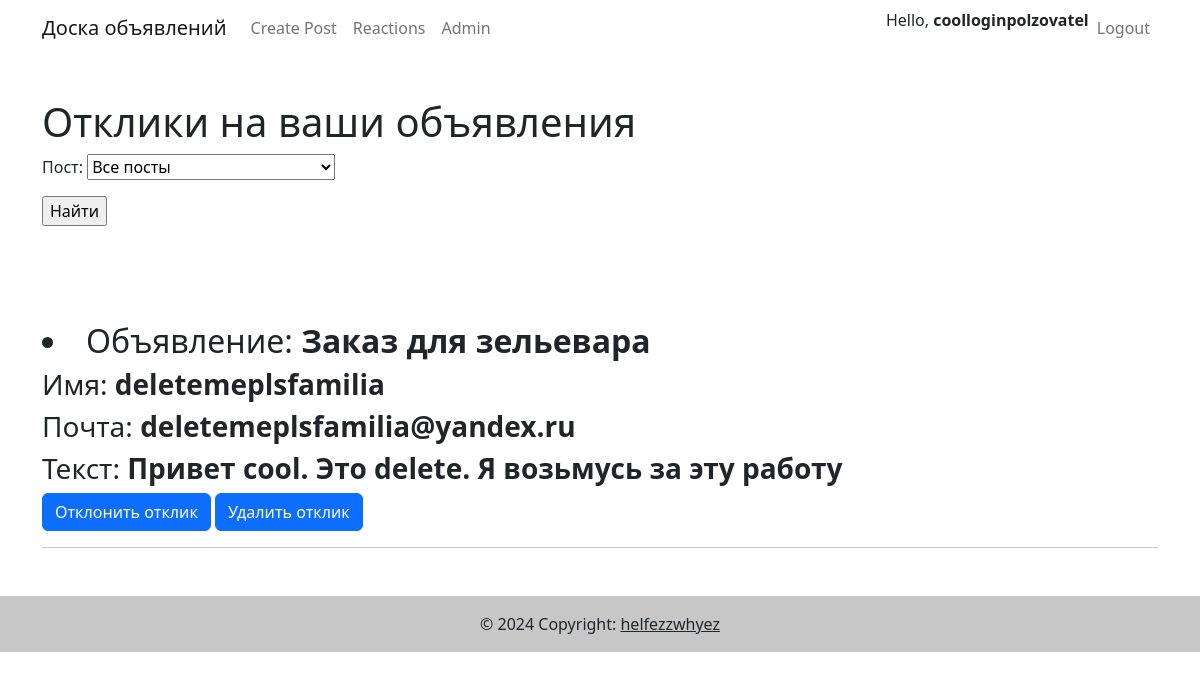
/reactions/ (signed in), run on the app's committed database.
### upload_app/models.py (models this page shows, shortened)
class Reply(models.Model):
    author = models.ForeignKey(User, on_delete=models.CASCADE, null=True, verbose_name='Автор отклика')
    text = models.CharField(max_length=256, verbose_name='Текст')
    post = models.ForeignKey(Post, on_delete=models.CASCADE, verbose_name='Пост')
    status = models.BooleanField(default=False)
    class Meta:
        verbose_name_plural = 'Отклики'
        verbose_name = 'Отклик'

class Post(models.Model):
    author = models.ForeignKey(User, on_delete=models.CASCADE, null=True, verbose_name='Автор поста')
    title = models.CharField(max_length=64, verbose_name='Заголовок')
    text = models.TextField(verbose_name='Описание')
    banner = models.ImageField(blank=True, null=True, upload_to='images/', verbose_name='Картинка')
    time_in = models.DateTimeField(auto_now_add=True)  # атоматически добавляемая дата и время создания
    STATUS_CHOICES = (
        ('done', 'Выполнено'),
        ('no_done', 'Не выполнено'),
    )
    status = models.CharField(max_length=12, choices=STATUS_CHOICES, default='no_done', verbose_name='Статус')
    CATEGORY_CHOICES = (
        ('tanks', 'Танки'),
        ('healing', 'Хилы'),
        ('dd', 'ДД'),
        ('merchants', 'Торговцы'),
        ('guildmasters', 'Гилдмастеры'),
        ('questgivers', 'Квестгиверы'),
        ('blacksmiths', 'Кузнецы'),
        ('tanners', 'Кожевники'),
        ('potionmakers', 'Зельевары'),
        ('spellmasters', 'Местера заклинаний')
    )
    category = models.CharField(max_length=12, choices=CATEGORY_CHOICES, default='tanks', verbose_name='Категория')
    def __str__(self):
        return f'{self.title}'
    class Meta:
        verbose_name_plural = 'Объявления'
        verbose_name = 'Объявление'

### upload_app/views.py (the view, shortened to what this page needs)
# urls.py: path('reactions/', ReactionList.as_view(), name='reactions'),
class ReactionList(ListView):
    model = Reply
    template_name = 'reactions.html'
    context_object_name = 'reactions'
    def get_queryset(self):
        queryset = super().get_queryset()
        self.filterset = ReplyFilter(self.request.GET, queryset)
        return self.filterset.qs
    def get_context_data(self, **kwargs):
        context = super().get_context_data(**kwargs)
        context['filterset'] = self.filterset
        return context

### upload_app/context_processors.py (called while the page is built)
def auth_status(request):
    if request.user.is_authenticated:
        return {'is_authenticated': True}
    else:
        return {'is_authenticated': False}

### upload_app/templates/reactions.html (shortened to what this page needs)
{% extends 'base.html' %}
{% block pageContent %}
{% load custom_filters %}
<h1>Отклики на ваши объявления</h1>
    <form action="" method="get">
    {{ filterset.form.as_p }}
       <input type="submit" value="Найти" />
   </form>
<br><br><br>
{% for r in reactions %}
{% if r.author != request.user and r.post.author == request.user and r.status is False %}
<br>
<h2><li>Объявление: <strong>{{ r.post.title }}</strong></li></h2>
    <h3>Имя: <strong>{{ r.author }}</strong></h3>
    <h3>Почта: <strong>{{ r.author.email }}</strong></h3>
    <h3>Текст: <strong>{{r.text }}</strong></h3>
<a href="{% url 'reactions_accept' r.id %}"  class="btn btn-primary">Принять отклик</a>
<a href="{% url 'reactions_delete' r.id %}" class="btn btn-primary">Удалить отклик</a>
<hr>
{% elif r.author != request.user and r.post.author == request.user and r.status is True %}
<br>
<h2><li>Объявление: <strong>{{ r.post.title }}</strong></li></h2>
    <h3>Имя: <strong>{{ r.author }}</strong></h3>
    <h3>Почта: <strong>{{ r.author.email }}</strong></h3>
    <h3>Текст: <strong>{{r.text }}</strong></h3>
<a href="{% url 'reactions_accept' r.id %}"  class="btn btn-primary">Отклонить отклик</a>
<a href="{% url 'reactions_delete' r.id %}" class="btn btn-primary">Удалить отклик</a>
<hr>
{% endif %}
{% endfor %}
{% endblock pageContent %}

### upload_app/templates/TopNavigation.html (shortened to what this page needs)
{% load static %}
<header>
    <nav class="navbar navbar-expand-lg navbar-light bg-white fixed-top">
        <div class="container">
            <a class="navbar-brand" href="{% url 'posts' %}">Доска объявлений</a>
            <div class="collapse navbar-collapse" id="navbarExample01">
                <ul class="navbar-nav me-auto mb-2 mb-lg-0">
                        <a class="nav-link" href="/posts/create/">Create Post</a>
                    <li class="nav-item">
                        <a class="nav-link" href="/reactions/">Reactions</a>
                    </li>
                    <li class="nav-item">
                        <a class="nav-link" href="/admin/">Admin</a>
                    </li>
                </ul>
                <ul class="navbar-nav d-flex flex-row">
                    {% if not is_authenticated %}
                    <li class="nav-item">
                        <a class="nav-link" href="/accounts/login/">Login</a>
                    </li>
                    <li class="nav-item">
                        <a class="nav-link" href="/accounts/signup/">Signup</a>
                    </li>
                    {% else %}
                    <li class="nav-item me-3 me-lg-0">
                        Hello, <b>{{ user }}</b>
                    </li>
                    <li class="nav-item me-3 me-lg-0">
                        <a class="nav-link" href="{% url 'logout' %}">Logout</a>
                    </li>
                    {% endif %}
                </ul>
            </div>
        </div>
    </nav>
</header>

### data on the page
Reply: post "Заказ для зельевара", author "deletemeplsfamilia", author.email "deletemeplsfamilia@yandex.ru", text "Привет cool. Это delete. Я возьмусь за эту работу"

### other printed values
{{ user }} "coolloginpolzovatel"
